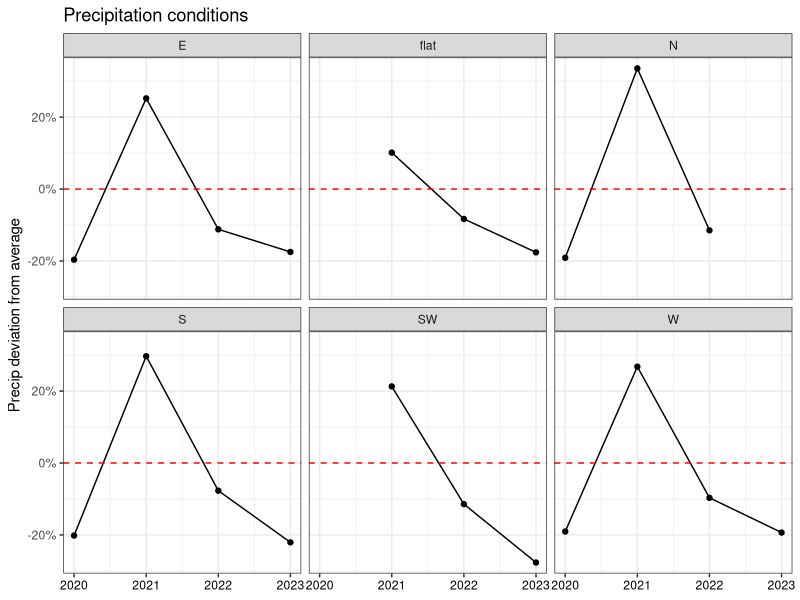
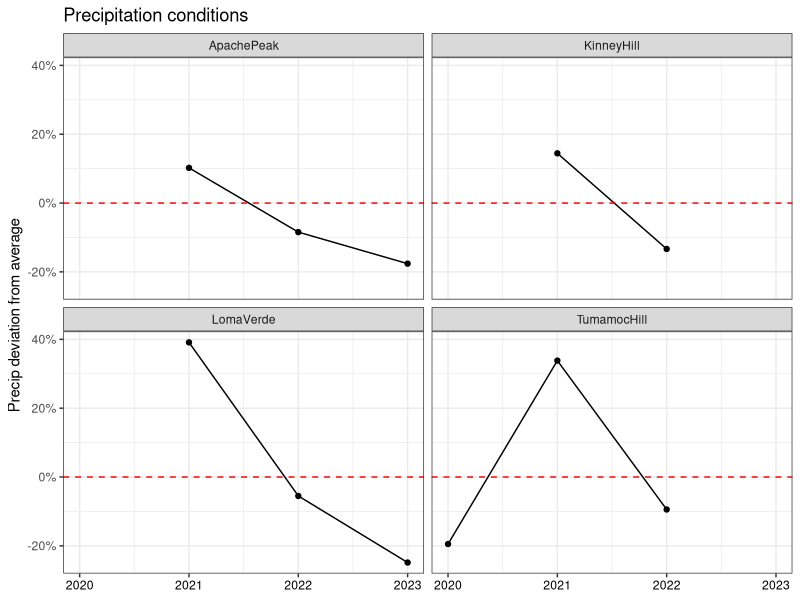
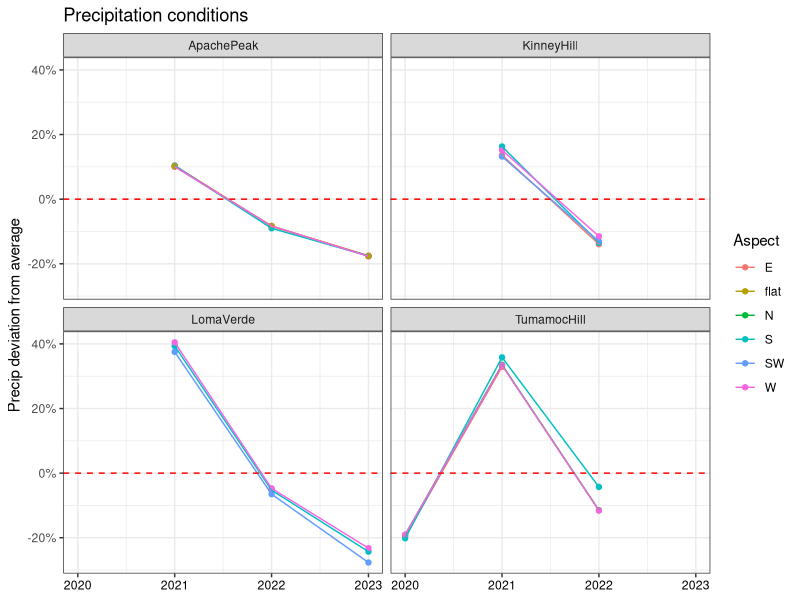
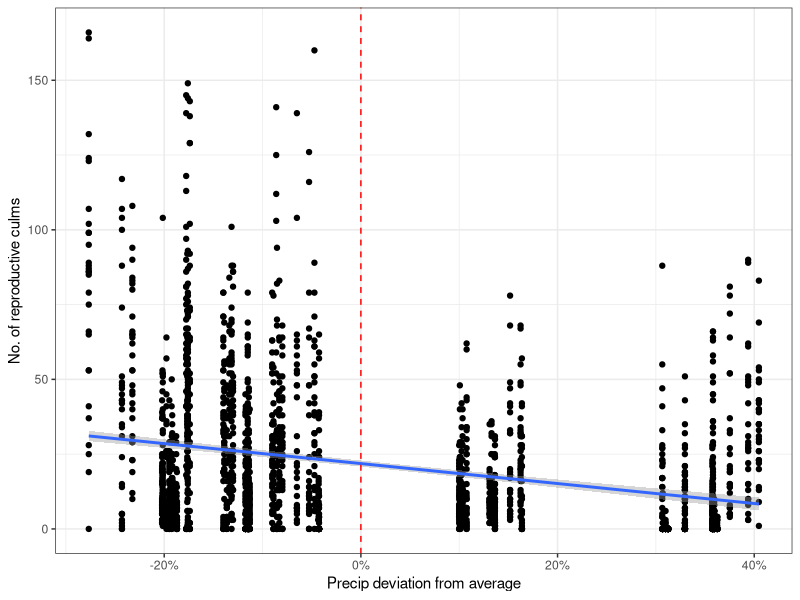
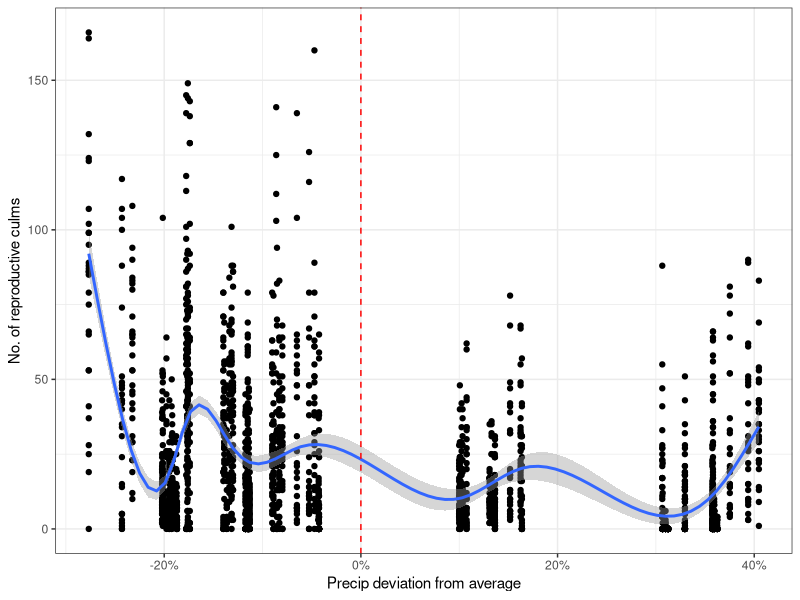
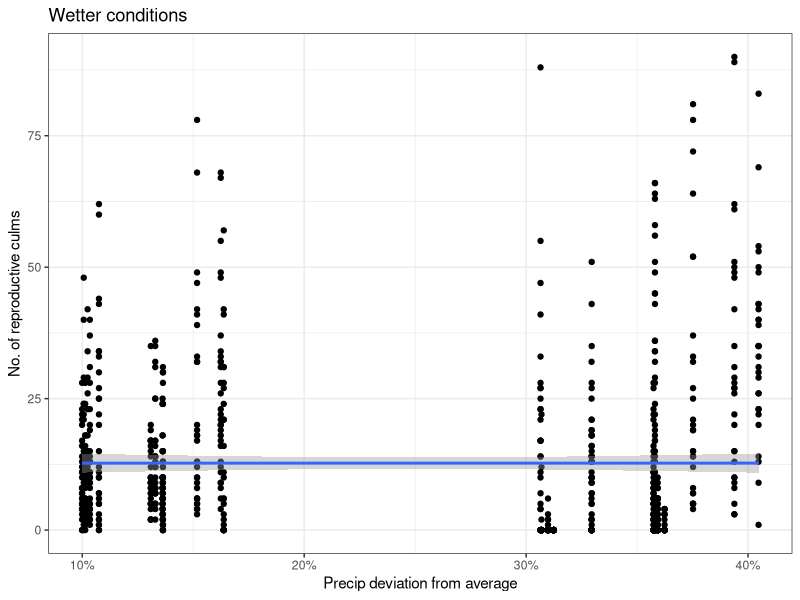
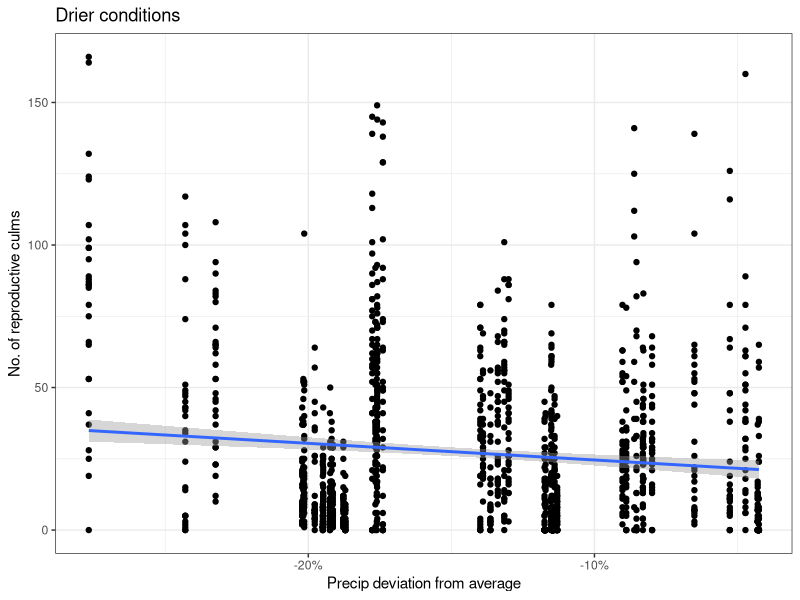
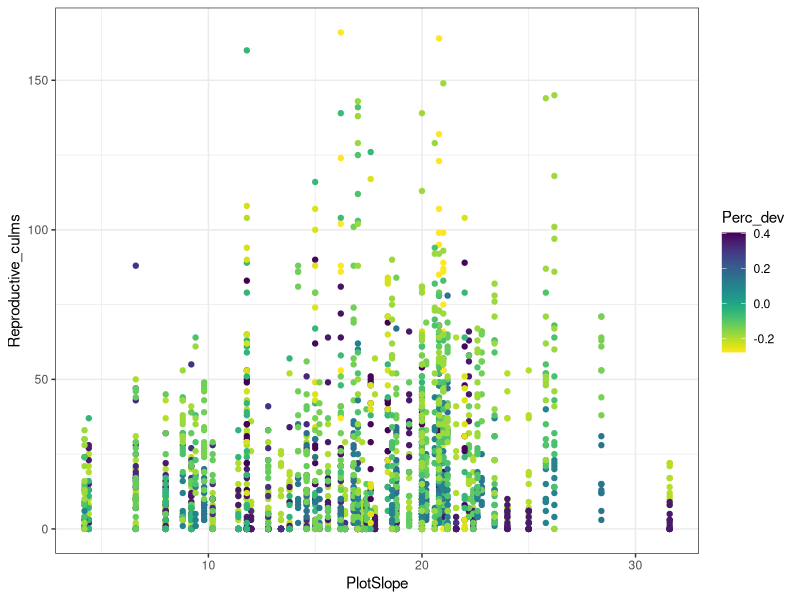

Source code (R) for these figures, in order: (Note: this script raises an error after producing the figures.)
# Created: 2024-09-23
# Updated: 2025-03-24

# Purpose: Graph culm, cover and density response to precip variation.

# Have to use average precip dev to represent each year, because the actual precip dev
#   is slightly different by sampling date.


library(tidyverse)
library(scales)
library(viridis)

# Load data ---------------------------------------------------------------

dat <- read_csv("data/cleaned/04_demography-data_clean.csv")
culm.change <- read_csv("data/cleaned/04_change-in-culm-density-cover_clean.csv")


# Data wrangling ----------------------------------------------------------

# Create df of average and SE to make line graph for culm count
#   By site
culm.avg.site <- dat %>% 
  group_by(Year, StudyYear, Site) %>% 
  summarise(repro_avg = mean(Reproductive_culms),
            repro_se = sd(Reproductive_culms) / sqrt(n()),
            total_avg = mean(Total_Live_Culms),
            total_se = sd(Total_Live_Culms) / sqrt(n()),
            Perc_dev_avg = mean(Perc_dev),
            .groups = "keep")
culm.change.avg.site <- culm.change %>% 
  group_by(Year, StudyYear, Site) %>% 
  summarise(repro_avg = mean(Change_Reproductive_culms),
            repro_se = sd(Change_Reproductive_culms) / sqrt(n()),
            total_avg = mean(Change_Total_Live_Culms),
            total_se = sd(Change_Total_Live_Culms) / sqrt(n()),
            Perc_dev_avg = mean(Perc_dev),
            .groups = "keep")

#   By site and aspect
culm.avg.site.aspect <- dat %>% 
  group_by(Year, StudyYear, Site, Aspect) %>% 
  summarise(repro_avg = mean(Reproductive_culms),
            repro_se = sd(Reproductive_culms) / sqrt(n()),
            total_avg = mean(Total_Live_Culms),
            total_se = sd(Total_Live_Culms) / sqrt(n()),
            Perc_dev_avg = mean(Perc_dev),
            .groups = "keep")
culm.change.avg.site.aspect <- culm.change %>% 
  group_by(Year, StudyYear, Site, Aspect) %>% 
  summarise(repro_avg = mean(Change_Reproductive_culms),
            repro_se = sd(Change_Reproductive_culms) / sqrt(n()),
            total_avg = mean(Change_Total_Live_Culms),
            total_se = sd(Change_Total_Live_Culms) / sqrt(n()),
            Perc_dev_avg = mean(Perc_dev),
            .groups = "keep")

#   By aspect
culm.avg.aspect <- dat %>% 
  group_by(Year, Aspect) %>% 
  summarise(repro_avg = mean(Reproductive_culms),
            repro_se = sd(Reproductive_culms) / sqrt(n()),
            total_avg = mean(Total_Live_Culms),
            total_se = sd(Total_Live_Culms) / sqrt(n()),
            Perc_dev_avg = mean(Perc_dev),
            .groups = "keep")
culm.change.avg.aspect <- culm.change %>% 
  group_by(Year, Aspect) %>% 
  summarise(repro_avg = mean(Change_Reproductive_culms),
            repro_se = sd(Change_Reproductive_culms) / sqrt(n()),
            total_avg = mean(Change_Total_Live_Culms),
            total_se = sd(Change_Total_Live_Culms) / sqrt(n()),
            Perc_dev_avg = mean(Perc_dev),
            .groups = "keep")


# Separate out plot-level data
dat.plot <- dat %>% 
  select(-Plant_ID, -Vegetative_culms, -Reproductive_culms, -Total_Live_Culms, -Longestleaflength_cm) %>% 
  distinct(.keep_all = TRUE)

plot.change <- culm.change %>% 
  select(-Plant_ID, -Vegetative_culms, -Reproductive_culms, -Total_Live_Culms, -Longestleaflength_cm,
         -Change_Reproductive_culms, -Change_Total_Live_Culms) %>% 
  distinct(.keep_all = TRUE)
  

# Create df of average and SE to make line graph for density & cover
#   By site
plot.avg.site <- dat.plot %>% 
  group_by(Year, StudyYear, Site) %>% 
  summarise(bgden_avg = mean(BGDensity),
            bgden_se = sd(BGDensity) / sqrt(n()),
            bgcov_avg = mean(BGCover),
            bgcov_se   = sd(BGCover) / sqrt(n()),
            shrub_avg = mean(ShrubCover),
            shrub_se = sd(ShrubCover) / sqrt(n()),
            forb_avg = mean(ForbCover),
            forb_se = sd(ForbCover) / sqrt(n()),
            ng_avg = mean(NGCover),
            ng_se = sd(NGCover) / sqrt(n()),
            Perc_dev_avg = mean(Perc_dev),
            .groups = "keep")
plot.change.avg.site <- plot.change %>% 
  group_by(Year, StudyYear, Site) %>% 
  summarise(bgden_avg = mean(Change_BGDensity),
            bgden_se = sd(Change_BGDensity) / sqrt(n()),
            bgcov_avg = mean(Change_BGCover),
            bgcov_se   = sd(Change_BGCover) / sqrt(n()),
            shrub_avg = mean(Change_ShrubCover),
            shrub_se = sd(Change_ShrubCover) / sqrt(n()),
            forb_avg = mean(Change_ForbCover),
            forb_se = sd(Change_ForbCover) / sqrt(n()),
            ng_avg = mean(Change_NGCover),
            ng_se = sd(Change_NGCover) / sqrt(n()),
            Perc_dev_avg = mean(Perc_dev),
            .groups = "keep")

#   By aspect
plot.avg.aspect <- dat.plot %>% 
  group_by(Year, Aspect) %>% 
  summarise(bgden_avg = mean(BGDensity),
            bgden_se = sd(BGDensity) / sqrt(n()),
            bgcov_avg = mean(BGCover),
            bgcov_se   = sd(BGCover) / sqrt(n()),
            shrub_avg = mean(ShrubCover),
            shrub_se = sd(ShrubCover) / sqrt(n()),
            forb_avg = mean(ForbCover),
            forb_se = sd(ForbCover) / sqrt(n()),
            ng_avg = mean(NGCover),
            ng_se = sd(NGCover) / sqrt(n()),
            Perc_dev_avg = mean(Perc_dev),
            .groups = "keep")
plot.change.avg.aspect <- plot.change %>% 
  group_by(Year, Aspect) %>% 
  summarise(bgden_avg = mean(Change_BGDensity),
            bgden_se = sd(Change_BGDensity) / sqrt(n()),
            bgcov_avg = mean(Change_BGCover),
            bgcov_se   = sd(Change_BGCover) / sqrt(n()),
            shrub_avg = mean(Change_ShrubCover),
            shrub_se = sd(Change_ShrubCover) / sqrt(n()),
            forb_avg = mean(Change_ForbCover),
            forb_se = sd(Change_ForbCover) / sqrt(n()),
            ng_avg = mean(Change_NGCover),
            ng_se = sd(Change_NGCover) / sqrt(n()),
            Perc_dev_avg = mean(Perc_dev),
            .groups = "keep")

#   By site and aspect
plot.avg.site.aspect <- dat.plot %>% 
  group_by(Year, StudyYear, Site, Aspect) %>% 
  summarise(bgden_avg = mean(BGDensity),
            bgden_se = sd(BGDensity) / sqrt(n()),
            bgcov_avg = mean(BGCover),
            bgcov_se   = sd(BGCover) / sqrt(n()),
            shrub_avg = mean(ShrubCover),
            shrub_se = sd(ShrubCover) / sqrt(n()),
            forb_avg = mean(ForbCover),
            forb_se = sd(ForbCover) / sqrt(n()),
            ng_avg = mean(NGCover),
            ng_se = sd(NGCover) / sqrt(n()),
            Perc_dev_avg = mean(Perc_dev),
            .groups = "keep")
plot.change.avg.site.aspect <- plot.change %>% 
  group_by(Year, StudyYear, Site, Aspect) %>% 
  summarise(bgden_avg = mean(Change_BGDensity),
            bgden_se = sd(Change_BGDensity) / sqrt(n()),
            bgcov_avg = mean(Change_BGCover),
            bgcov_se   = sd(Change_BGCover) / sqrt(n()),
            shrub_avg = mean(Change_ShrubCover),
            shrub_se = sd(Change_ShrubCover) / sqrt(n()),
            forb_avg = mean(Change_ForbCover),
            forb_se = sd(Change_ForbCover) / sqrt(n()),
            ng_avg = mean(Change_NGCover),
            ng_se = sd(Change_NGCover) / sqrt(n()),
            Perc_dev_avg = mean(Perc_dev),
            .groups = "keep")



# Aspects at each site ----------------------------------------------------

dat %>% 
  filter(Site == "ApachePeak") %>% 
  count(Aspect) # E, S, W, flat
dat %>% 
  filter(Site == "KinneyHill") %>% 
  count(Aspect) # E, S, SW, W
dat %>% 
  filter(Site == "LomaVerde") %>% 
  count(Aspect) # S, SW, W
dat %>% 
  filter(Site == "TumamocHill") %>% 
  count(Aspect) # E, N, S, W



# Precip deviation --------------------------------------------------------

# By aspect
precip.dev.aspect <- plot.avg.aspect %>% 
  ggplot(aes(x = Year, y = Perc_dev_avg)) +
  geom_point() +
  geom_line() +
  facet_wrap(~Aspect) +
  ggtitle("Precipitation conditions") +
  xlab(NULL) +
  ylab("Precip deviation from average") +
  theme_bw() +
  scale_y_continuous(labels = percent) +
  geom_hline(yintercept = 0,
             linetype = "dashed",
             color = "red") +
  theme(axis.text.x = element_text(color = "black"))
precip.dev.aspect

# By site
precip.dev.site <- plot.avg.site %>% 
  ggplot(aes(x = Year, y = Perc_dev_avg)) +
  geom_point() +
  geom_line() +
  facet_wrap(~Site) +
  ggtitle("Precipitation conditions") +
  xlab(NULL) +
  ylab("Precip deviation from average") +
  theme_bw() +
  scale_y_continuous(labels = percent) +
  geom_hline(yintercept = 0,
             linetype = "dashed",
             color = "red") +
  theme(axis.text.x = element_text(color = "black"))
precip.dev.site

# By site and aspect
plot.avg.site.aspect %>% 
  ggplot(aes(x = Year, y = Perc_dev_avg, color = Aspect)) +
  geom_point() +
  geom_line() +
  facet_wrap(~Site) +
  ggtitle("Precipitation conditions") +
  xlab(NULL) +
  ylab("Precip deviation from average") +
  theme_bw() +
  scale_y_continuous(labels = percent) +
  geom_hline(yintercept = 0,
             linetype = "dashed",
             color = "red") +
  theme(axis.text.x = element_text(color = "black"))



# Reproductive culms ------------------------------------------------------

## Repro: All combined ----------------------------------------------------

# Repro: Linear regression by Perc_dev
repro.all.lm <- dat %>% 
  ggplot(aes(x = Perc_dev, y = Reproductive_culms)) +
  geom_point() +
  geom_smooth(method = "lm") +
  theme_bw() +
  scale_x_continuous(labels = percent) +
  geom_vline(xintercept = 0,
             linetype = "dashed",
             color = "red") +
  xlab("Precip deviation from average") +
  ylab("No. of reproductive culms")
repro.all.lm

# Repro: geom_smooth() by Perc_dev
dat %>% 
  ggplot(aes(x = Perc_dev, y = Reproductive_culms)) +
  geom_point() +
  geom_smooth() +
  theme_bw() +
  scale_x_continuous(labels = percent) +
  geom_vline(xintercept = 0,
             linetype = "dashed",
             color = "red")  +
  xlab("Precip deviation from average") +
  ylab("No. of reproductive culms")

# Repro: Wetter/drier divided, linear regression by Perc_dev
dat %>% 
  filter(Perc_dev > 0) %>% 
  ggplot(aes(x = Perc_dev, y = Reproductive_culms)) +
  geom_point() +
  geom_smooth(method = "lm") +
  theme_bw() +
  scale_x_continuous(labels = percent) +
  ggtitle("Wetter conditions") +
  xlab("Precip deviation from average") +
  ylab("No. of reproductive culms")
dat %>% 
  filter(Perc_dev < 0) %>% 
  ggplot(aes(x = Perc_dev, y = Reproductive_culms)) +
  geom_point() +
  geom_smooth(method = "lm") +
  theme_bw() +
  scale_x_continuous(labels = percent) +
  ggtitle("Drier conditions") +
  xlab("Precip deviation from average") +
  ylab("No. of reproductive culms")


# Repro: scatterplot Plot slope and Perc_dev
dat %>% 
  ggplot(aes(x = PlotSlope, y = Reproductive_culms, color = Perc_dev)) +
  geom_point() +
  theme_bw() +
  scale_color_viridis(option = "viridis", direction = -1)


# Repro: linear regression with buffelgrass density
dat %>% 
  ggplot(aes(x = BGDensity, y = Reproductive_culms)) +
  geom_point() +
  geom_smooth(method = "lm") +
  theme_bw()



## Repro: By aspect -------------------------------------------------------

# Repro: Aspect, all conditions (boxplot)
dat %>% 
  ggplot(aes(x = Aspect, y = Reproductive_culms)) +
  geom_boxplot() +
  theme_bw()

# Repro: Aspect by Year (boxplot, all obs)
dat %>% 
  mutate(Year = as.character(Year)) %>% 
  ggplot(aes(x = Year, y = Reproductive_culms)) +
  geom_boxplot() +
  facet_wrap(~Aspect) +
  theme_bw()

# Repro: Aspect by Perc_dev (scatterplot, all obs)
dat %>% 
  ggplot(aes(x = Perc_dev, y = Reproductive_culms)) +
  geom_point() +
  scale_x_continuous(labels = scales::percent) +
  geom_vline(xintercept = 0, linetype = "dashed") +
  facet_wrap(~Aspect) +
  theme_bw() 

# Repro: Aspect by Perc_dev (linear regression, all obs)
repro.all.aspect.lm <- dat %>% 
  ggplot(aes(x = Perc_dev, y = Reproductive_culms)) +
  geom_point() +
  geom_smooth(method = "lm") +
  scale_x_continuous(labels = scales::percent) +
  geom_vline(xintercept = 0, linetype = "dashed") +
  facet_wrap(~Aspect) +
  theme_bw() +
  xlab("Precip deviation from average") +
  ylab("No. of reproductive culms")
repro.all.aspect.lm

# Repro: Aspect by Year (line graph, average)
culm.avg.aspect %>% 
  ggplot(aes(x = Year, y = repro_avg, color = Aspect)) +
  geom_point() +
  geom_line() +
  theme_bw() +
  facet_wrap(~Aspect)

# Repro: Aspect by Perc_dev (line graph, average)
repro.aspect.avg <- culm.avg.aspect %>% 
  ggplot(aes(x = Perc_dev_avg, y = repro_avg)) +
  geom_point() +
  geom_line() +
  geom_errorbar(aes(ymin = repro_avg - repro_se, ymax = repro_avg + repro_se)) +
  geom_vline(xintercept = 0, linetype = "dashed") +
  theme_bw() +
  scale_x_continuous(labels = scales::percent) +
  xlab("Precip deviation from average") +
  ylab("No. of reproductive culms") +
  facet_wrap(~Aspect) +
  theme(legend.position = "none")
repro.aspect.avg


# Repro: Aspect by Prev_year_precip (linear regression, all obs)
repro.all.aspect.prevprecip.lm <- dat %>% 
  ggplot(aes(x = Prev_year_precip, y = Reproductive_culms)) +
  geom_point() +
  geom_smooth(method = "lm") +
  facet_wrap(~Aspect) +
  theme_bw() +
  xlab("Previous year precip (mm)") +
  ylab("No. of reproductive culms")
repro.all.aspect.prevprecip.lm


## Repro: By site ---------------------------------------------------------

# Repro: Site by Year (line graph, average)
culm.avg.site %>% 
  ggplot(aes(x = Year, y = repro_avg, color = Site)) +
  geom_point() +
  geom_line() +
  theme_bw()

# Repro: Site by Perc_dev (line graph, average)
repro.site.avg <- culm.avg.site %>% 
  ggplot(aes(x = Perc_dev_avg, y = repro_avg, color = Site)) +
  geom_point() +
  geom_line() +
  geom_errorbar(aes(ymin = repro_avg - repro_se, ymax = repro_avg + repro_se)) +
  geom_vline(xintercept = 0, linetype = "dashed") +
  theme_bw() +
  scale_x_continuous(labels = scales::percent) +
  xlab("Precip deviation from average") +
  ylab("No. of reproductive culms")
repro.site.avg


## Repro: By site and aspect ----------------------------------------------

# Repro: Site and aspect by Year (line graph, average)
culm.avg.site.aspect %>% 
  ggplot(aes(x = Year, y = repro_avg, color = Aspect)) +
  geom_point() +
  geom_line() +
  facet_wrap(~Site) +
  theme_bw()

# Repro: Site and aspect by Perc_dev (line graph, average)
culm.avg.site.aspect %>% 
  ggplot(aes(x = Perc_dev_avg, y = repro_avg, color = Aspect)) +
  geom_point() +
  geom_line() +
  geom_errorbar(aes(ymin = repro_avg - repro_se, ymax = repro_avg + repro_se)) +
  geom_vline(xintercept = 0, linetype = "dashed") +
  theme_bw() +
  facet_wrap(~Site) +
  scale_x_continuous(labels = scales::percent) +
  xlab("Precip deviation from average") +
  ylab("No. of reproductive culms")



# Total culms -------------------------------------------------------------

## Total: All combined ----------------------------------------------------

# Total: Linear regression by Perc_dev
total.all.lm <- dat %>% 
  ggplot(aes(x = Perc_dev, y = Total_Live_Culms)) +
  geom_point() +
  geom_smooth(method = "lm") +
  theme_bw() +
  scale_x_continuous(labels = percent) +
  geom_vline(xintercept = 0,
             linetype = "dashed",
             color = "red") +
  xlab("Precip deviation from average") +
  ylab("Total number of culms")
total.all.lm

# Total: geom_smooth() by Perc_dev
dat %>% 
  ggplot(aes(x = Perc_dev, y = Total_Live_Culms)) +
  geom_point() +
  geom_smooth() +
  theme_bw() +
  scale_x_continuous(labels = percent) +
  geom_vline(xintercept = 0,
             linetype = "dashed",
             color = "red")  +
  xlab("Precip deviation from average") +
  ylab("Total number of culms")

# Total: Wetter/drier divided, linear regression by Perc_dev
dat %>% 
  filter(Perc_dev > 0) %>% 
  ggplot(aes(x = Perc_dev, y = Total_Live_Culms)) +
  geom_point() +
  geom_smooth(method = "lm") +
  theme_bw() +
  scale_x_continuous(labels = percent) +
  ggtitle("Wetter conditions") +
  xlab("Precip deviation from average") +
  ylab("Total number of culms")
dat %>% 
  filter(Perc_dev < 0) %>% 
  ggplot(aes(x = Perc_dev, y = Total_Live_Culms)) +
  geom_point() +
  geom_smooth(method = "lm") +
  theme_bw() +
  scale_x_continuous(labels = percent) +
  ggtitle("Drier conditions") +
  xlab("Precip deviation from average") +
  ylab("Total number of culms")


# Total: scatterplot by Plot slope and Perc_dev
dat %>% 
  ggplot(aes(x = PlotSlope, y = Total_Live_Culms, color = Perc_dev)) +
  geom_point() +
  scale_color_viridis(option = "viridis", direction = -1)

# Total: linear regression with buffelgrass density
dat %>% 
  ggplot(aes(x = BGDensity, y = Total_Live_Culms)) +
  geom_point() +
  geom_smooth(method = "lm") +
  theme_bw()

# Total: linear regression with buffelgrass cover
dat %>% 
  ggplot(aes(x = BGCover, y = Total_Live_Culms)) +
  geom_point() +
  geom_smooth(method = "lm") +
  theme_bw()



## Total: By aspect -------------------------------------------------------

# Total: Aspect by Year (boxplot, all obs)
dat %>% 
  mutate(Year = as.character(Year)) %>% 
  ggplot(aes(x = Year, y = Total_Live_Culms)) +
  geom_boxplot() +
  facet_wrap(~Aspect) +
  theme_bw()

# Total: Aspect by Perc_dev (scatterplot, all obs)
dat %>% 
  ggplot(aes(x = Perc_dev, y = Total_Live_Culms)) +
  geom_point() +
  scale_x_continuous(labels = scales::percent) +
  geom_vline(xintercept = 0, linetype = "dashed") +
  facet_wrap(~Aspect) +
  theme_bw()

# Total: Aspect by Perc_dev (linear regression, all obs)
total.all.aspect.lm <- dat %>% 
  ggplot(aes(x = Perc_dev, y = Total_Live_Culms)) +
  geom_point() +
  geom_smooth(method = "lm") +
  scale_x_continuous(labels = scales::percent) +
  geom_vline(xintercept = 0, linetype = "dashed") +
  facet_wrap(~Aspect) +
  theme_bw() +
  xlab("Precip deviation from average") +
  ylab("Total number of culms")
total.all.aspect.lm

# Total: Aspect by Year (line graph, average)
culm.avg.aspect %>% 
  ggplot(aes(x = Year, y = repro_avg, color = Aspect)) +
  geom_point() +
  geom_line() +
  theme_bw() +
  facet_wrap(~Aspect)

# Total: Aspect by Perc_dev (line graph, average)
total.aspect.avg <- culm.avg.aspect %>% 
  ggplot(aes(x = Perc_dev_avg, y = total_avg)) +
  geom_point() +
  geom_line() +
  geom_errorbar(aes(ymin = total_avg - total_se, ymax = total_avg + total_se)) +
  geom_vline(xintercept = 0, linetype = "dashed") +
  theme_bw() +
  scale_x_continuous(labels = scales::percent) +
  xlab("Precip deviation from average") +
  ylab("Total number of culms") +
  facet_wrap(~Aspect)
total.aspect.avg

# Total: Aspect by Prev_year_precip (linear regression, all obs)
total.all.aspect.prevprecip.lm <- dat %>% 
  ggplot(aes(x = Prev_year_precip, y = Total_Live_Culms)) +
  geom_point() +
  geom_smooth(method = "lm") +
  facet_wrap(~Aspect) +
  theme_bw() +
  xlab("Previous year precip (mm)") +
  ylab("Total number of culms")
total.all.aspect.prevprecip.lm

# Total: Aspect by buffelgrass density (linear regression, all obs)
dat %>% 
  ggplot(aes(x = BGDensity, y = Total_Live_Culms)) +
  geom_point() +
  geom_smooth(method = "lm") +
  theme_bw() +
  facet_wrap(~Aspect)

# Total: Aspect by buffelgrass cover (linear regression, all obs)
dat %>% 
  ggplot(aes(x = BGCover, y = Total_Live_Culms)) +
  geom_point() +
  geom_smooth(method = "lm") +
  theme_bw() +
  facet_wrap(~Aspect)




## Total: By site ---------------------------------------------------------

# Total: Site by Year (line graph, average)
culm.avg.site %>% 
  ggplot(aes(x = Year, y = total_avg, color = Site)) +
  geom_point() +
  geom_line() +
  theme_bw()

# Total: Site by Perc_dev (line graph, average)
total.site.avg <- culm.avg.site %>% 
  ggplot(aes(x = Perc_dev_avg, y = total_avg, color = Site)) +
  geom_point() +
  geom_line() +
  geom_errorbar(aes(ymin = total_avg - total_se, ymax = total_avg + total_se)) +
  geom_vline(xintercept = 0, linetype = "dashed") +
  theme_bw() +
  scale_x_continuous(labels = scales::percent) +
  xlab("Precip deviation from average") +
  ylab("Total number of culms")
total.site.avg



## Total: By site and aspect ----------------------------------------------

# Total: Site and aspect by Year (line graph)
culm.avg.site.aspect %>% 
  ggplot(aes(x = Year, y = total_avg, color = Aspect)) +
  geom_point() +
  geom_line() +
  facet_wrap(~Site) +
  theme_bw()

# Total: Site and aspect by Perc_dev (line graph, average)
culm.avg.site.aspect %>% 
  ggplot(aes(x = Perc_dev_avg, y = total_avg, color = Aspect)) +
  geom_point() +
  geom_line() +
  geom_errorbar(aes(ymin = total_avg - total_se, ymax = total_avg + total_se)) +
  geom_vline(xintercept = 0, linetype = "dashed") +
  theme_bw() +
  facet_wrap(~Site) +
  scale_x_continuous(labels = scales::percent) +
  xlab("Precip deviation from average") +
  ylab("Total number of culms")


# Buffelgrass density -----------------------------------------------------

## BG density: All combined -----------------------------------------------

# BG density: Linear regression by Perc_dev
bgden.all.lm <- dat.plot %>% 
  ggplot(aes(x = Perc_dev, y = BGDensity)) +
  geom_point() +
  geom_smooth(method = "lm") +
  theme_bw() +
  scale_x_continuous(labels = percent) +
  geom_vline(xintercept = 0,
             linetype = "dashed",
             color = "red") +
  labs(x = "Precip deviation from average",
       y = expression(paste("Density (individuals /  ", m^2, ")")),
       title = "Buffelgrass density")
bgden.all.lm

# BG density: geom_smooth() by Perc_dev
dat.plot %>% 
  ggplot(aes(x = Perc_dev, y = BGDensity)) +
  geom_point() +
  geom_smooth() +
  theme_bw() +
  scale_x_continuous(labels = percent) +
  geom_vline(xintercept = 0,
             linetype = "dashed",
             color = "red")  +
  labs(x = "Precip deviation from average",
       y = expression(paste("Density (individuals /  ", m^2, ")")),
       title = "Buffelgrass density")

# BG density: Wetter/drier divided, linear regression by Perc_dev
dat.plot %>% 
  filter(Perc_dev > 0) %>% 
  ggplot(aes(x = Perc_dev, y = BGDensity)) +
  geom_point() +
  geom_smooth(method = "lm") +
  theme_bw() +
  scale_x_continuous(labels = percent) +
  labs(x = "Precip deviation from average",
       y = expression(paste("Density (individuals /  ", m^2, ")")),
       title = "Buffelgrass density in wetter conditions")
dat.plot %>% 
  filter(Perc_dev < 0) %>% 
  ggplot(aes(x = Perc_dev, y = BGDensity)) +
  geom_point() +
  geom_smooth(method = "lm") +
  theme_bw() +
  scale_x_continuous(labels = percent) +
  ggtitle("Drier conditions") +
  labs(x = "Precip deviation from average",
       y = expression(paste("Density (individuals /  ", m^2, ")")),
       title = "Buffelgrass density in drier conditions")

# BG density: scatterplot by Plot slope and Perc_dev
dat.plot %>% 
  ggplot(aes(x = PlotSlope, y = BGDensity, color = Perc_dev)) +
  geom_point() +
  theme_bw() +
  scale_color_viridis(option = "viridis", direction = -1)



## BG density: By aspect --------------------------------------------------

# BG density: Aspect by Year (boxplot, all obs)
dat.plot %>% 
  mutate(Year = as.character(Year)) %>% 
  ggplot(aes(x = Year, y = BGDensity)) +
  geom_boxplot() +
  facet_wrap(~Aspect) +
  theme_bw()

# BG density: Aspect by Perc_dev (scatterplot, all obs)
dat.plot %>% 
  ggplot(aes(x = Perc_dev, y = BGDensity)) +
  geom_point() +
  scale_x_continuous(labels = scales::percent) +
  geom_vline(xintercept = 0, linetype = "dashed") +
  facet_wrap(~Aspect) +
  theme_bw()

# BG density: Aspect by Perc_dev (linear regression)
bgden.all.aspect.lm <- dat.plot %>% 
  ggplot(aes(x = Perc_dev, y = BGDensity)) +
  geom_point() +
  geom_smooth(method = "lm") +
  scale_x_continuous(labels = scales::percent) +
  geom_vline(xintercept = 0, linetype = "dashed") +
  facet_wrap(~Aspect) +
  theme_bw() +
  labs(x = "Precip deviation from average",
       y = expression(paste("Density (individuals /  ", m^2, ")")),
       title = "Buffelgrass density")
bgden.all.aspect.lm

# BG density: Aspect by Year (line graph, average)
plot.avg.aspect %>% 
  ggplot(aes(x = Year, y = bgden_avg, color = Aspect)) +
  geom_point() +
  geom_line() +
  theme_bw() +
  facet_wrap(~Aspect)

# BG density: Aspect by Perc_dev (line graph, average)
bgden.aspect.avg <- plot.avg.aspect %>% 
  ggplot(aes(x = Perc_dev_avg, y = bgden_avg)) +
  geom_point() +
  geom_line() +
  geom_errorbar(aes(ymin = bgden_avg - bgden_se, ymax = bgden_avg + bgden_se)) +
  geom_vline(xintercept = 0, linetype = "dashed") +
  theme_bw() +
  scale_x_continuous(labels = scales::percent) +
  labs(x = "Precip deviation from average",
       y = expression(paste("Density (individuals /  ", m^2, ")"))) +
  facet_wrap(~Aspect) 
bgden.aspect.avg

# BG density: Aspect by Prev_year_precip (linear regression, all obs)
bgden.all.aspect.prevprecip.lm <- dat.plot %>% 
  ggplot(aes(x = Prev_year_precip, y = BGDensity)) +
  geom_point() +
  geom_smooth(method = "lm") +
  facet_wrap(~Aspect) +
  theme_bw() +
  labs(x = "Previous year precip (mm)",
       y = expression(paste("Density (individuals /  ", m^2, ")")),
       title = "Buffelgrass density") 
bgden.all.aspect.prevprecip.lm



## BG density: By site ----------------------------------------------------

# BG density: Site by Year (line graph, average)
plot.avg.site %>% 
  ggplot(aes(x = Year, y = bgden_avg, color = Site)) +
  geom_point() +
  geom_line() +
  theme_bw()

# BG density: Site by Perc_dev (line graph, average)
bgden.site.avg <- plot.avg.site %>% 
  ggplot(aes(x = Perc_dev_avg, y = bgden_avg, color = Site)) +
  geom_point() +
  geom_line() +
  geom_errorbar(aes(ymin = bgden_avg - bgden_se, ymax = bgden_avg + bgden_se)) +
  geom_vline(xintercept = 0, linetype = "dashed") +
  theme_bw() +
  scale_x_continuous(labels = scales::percent) +
  labs(x = "Precip deviation from average",
       y = expression(paste("Density (individuals /  ", m^2, ")")),
       title = "Buffelgrass density") 
bgden.site.avg

# BG density: Site by Perc_dev (linear regression)
dat.plot %>% 
  ggplot(aes(x = Perc_dev, y = BGDensity)) +
  geom_point() +
  geom_smooth(method = "lm") +
  scale_x_continuous(labels = scales::percent) +
  geom_vline(xintercept = 0, linetype = "dashed") +
  facet_wrap(~Site) +
  theme_bw()


## BG density: By site and aspect -----------------------------------------

# BG density: Site and aspect by Year (line graph, average)
plot.avg.site.aspect %>% 
  ggplot(aes(x = Year, y = bgden_avg, color = Aspect)) +
  geom_point() +
  geom_line() +
  facet_wrap(~Site) +
  theme_bw()

# BG density: Site and aspect by Perc_dev (line graph, average)
plot.avg.site.aspect %>% 
  ggplot(aes(x = Perc_dev_avg, y = bgden_avg, color = Aspect)) +
  geom_point() +
  geom_line() +
  geom_errorbar(aes(ymin = bgden_avg - bgden_se, ymax = bgden_avg + bgden_se)) +
  geom_vline(xintercept = 0, linetype = "dashed") +
  theme_bw() +
  facet_wrap(~Site) +
  scale_x_continuous(labels = scales::percent) +
  labs(x = "Precip deviation from average",
       y = expression(paste("Density (individuals /  ", m^2, ")")),
       title = "Buffelgrass density") 



# Buffelgrass cover -------------------------------------------------------

## BG cover: All combined -------------------------------------------------

# BG cover: Linear regression by Perc_dev
bgcov.all.lm <- dat.plot %>% 
  ggplot(aes(x = Perc_dev, y = BGCover)) +
  geom_point() +
  geom_smooth(method = "lm") +
  theme_bw() +
  scale_x_continuous(labels = percent) +
  geom_vline(xintercept = 0,
             linetype = "dashed",
             color = "red") +
  labs(x = "Precip deviation from average",
       y = "Cover (%)",
       title = "Buffelgrass cover")
bgcov.all.lm

# BG cover: geom_smooth() by Perc_dev
dat.plot %>% 
  ggplot(aes(x = Perc_dev, y = BGCover)) +
  geom_point() +
  geom_smooth() +
  theme_bw() +
  scale_x_continuous(labels = percent) +
  geom_vline(xintercept = 0,
             linetype = "dashed",
             color = "red") +
  labs(x = "Precip deviation from average",
       y = "Cover (%)",
       title = "Buffelgrass cover")

# BG cover: scatterplot by Plot slope and Perc_dev
dat.plot %>% 
  ggplot(aes(x = PlotSlope, y = BGCover, color = Perc_dev)) +
  geom_point() +
  theme_bw() +
  scale_color_viridis(option = "viridis", direction = -1)



## BG cover: By aspect ----------------------------------------------------

# BG cover: Aspect by Year (boxplot, all obs)
dat.plot %>% 
  mutate(Year = as.character(Year)) %>% 
  ggplot(aes(x = Year, y = BGCover)) +
  geom_boxplot() +
  facet_wrap(~Aspect) +
  theme_bw()

# BG cover: Aspect by Perc_dev (scatterplot, all obs)
dat.plot %>% 
  ggplot(aes(x = Perc_dev, y = BGCover)) +
  geom_point() +
  scale_x_continuous(labels = scales::percent) +
  geom_vline(xintercept = 0, linetype = "dashed") +
  facet_wrap(~Aspect) +
  theme_bw() 

# BG cover: Aspect by Perc_dev (linear regression)
bgcov.all.aspect.lm <- dat.plot %>% 
  ggplot(aes(x = Perc_dev, y = BGCover)) +
  geom_point() +
  geom_smooth(method = "lm") +
  scale_x_continuous(labels = scales::percent) +
  geom_vline(xintercept = 0, linetype = "dashed") +
  facet_wrap(~Aspect) +
  theme_bw() +
  labs(x = "Precip deviation from average",
       y = "Cover (%)",
       title = "Buffelgrass cover")
bgcov.all.aspect.lm

# BG cover: Aspect by Year (line graph, average)
plot.avg.aspect %>% 
  ggplot(aes(x = Year, y = bgcov_avg, color = Aspect)) +
  geom_point() +
  geom_line() +
  theme_bw() +
  facet_wrap(~Aspect) +
  theme(legend.position = "none")

# BG cover: Aspect by Perc_dev (line graph, average)
plot.avg.aspect %>% 
  ggplot(aes(x = Perc_dev_avg, y = bgcov_avg, color = Aspect)) +
  geom_point() +
  geom_line() +
  geom_errorbar(aes(ymin = bgcov_avg - bgcov_se, ymax = bgcov_avg + bgcov_se)) +
  geom_vline(xintercept = 0, linetype = "dashed") +
  theme_bw() +
  scale_x_continuous(labels = scales::percent) +
  labs(x = "Precip deviation from average",
       y = expression(paste("Density (individuals /  ", m^2, ")"))) +
  facet_wrap(~Aspect) +
  theme(legend.position = "none")

# BG cover: Aspect by Perc_dev (linear regression)
dat.plot %>% 
  ggplot(aes(x = Perc_dev, y = BGCover)) +
  geom_point() +
  geom_smooth(method = "lm") +
  scale_x_continuous(labels = scales::percent) +
  geom_vline(xintercept = 0, linetype = "dashed") +
  facet_wrap(~Aspect) +
  theme_bw()

# BG cover: Aspect by Prev_year_precip (linear regression, all obs)
bgcov.all.aspect.prevprecip.lm <- dat.plot %>% 
  ggplot(aes(x = Prev_year_precip, y = BGCover)) +
  geom_point() +
  geom_smooth(method = "lm") +
  facet_wrap(~Aspect) +
  theme_bw() +
  labs(x = "Previous year precip (mm)",
       y = "Cover (%)",
       title = "Buffelgrass cover") 
bgcov.all.aspect.prevprecip.lm


## BG cover: By site ------------------------------------------------------

# BG cover: Site by Year (line graph, average)
plot.avg.site %>% 
  ggplot(aes(x = Year, y = bgcov_avg, color = Site)) +
  geom_point() +
  geom_line() +
  theme_bw()

# BG cover: Site by Perc_dev (line graph, average)
bgcov.site.avg <- plot.avg.site %>% 
  ggplot(aes(x = Perc_dev_avg, y = bgcov_avg, color = Site)) +
  geom_point() +
  geom_line() +
  geom_errorbar(aes(ymin = bgcov_avg - bgcov_se, ymax = bgcov_avg + bgcov_se)) +
  geom_vline(xintercept = 0, linetype = "dashed") +
  theme_bw() +
  scale_x_continuous(labels = scales::percent) +
  xlab("Precip deviation from average") +
  ylab("Buffelgrass cover (%)")
bgcov.site.avg



## BG cover: By site and aspect -------------------------------------------

# BG cover: Site and aspect by Year (line graph, average)
plot.avg.site.aspect %>% 
  ggplot(aes(x = Year, y = bgcov_avg, color = Aspect)) +
  geom_point() +
  geom_line() +
  facet_wrap(~Site) +
  theme_bw()

# BG cover: Site and aspect by Perc_dev (line graph, average)
plot.avg.site.aspect %>% 
  ggplot(aes(x = Perc_dev_avg, y = bgcov_avg, color = Aspect)) +
  geom_point() +
  geom_line() +
  geom_errorbar(aes(ymin = bgcov_avg - bgcov_se, ymax = bgcov_avg + bgcov_se)) +
  geom_vline(xintercept = 0, linetype = "dashed") +
  theme_bw() +
  facet_wrap(~Site) +
  scale_x_continuous(labels = scales::percent) +
  xlab("Precip deviation from average") +
  ylab("Buffelgrass cover (%)")    



# BG density & cover ------------------------------------------------------

# All combined
dat.plot %>% 
  ggplot(aes(x = BGCover, y = BGDensity)) +
  geom_point() +
  geom_smooth(method = "lm") +
  theme_bw() +
  labs(x = "Cover (%)",
       y = expression(paste("Density (individuals /  ", m^2, ")")),
       title = "Buffelgrass density & cover") 

# By aspect
dat.plot %>% 
  ggplot(aes(x = BGCover, y = BGDensity)) +
  geom_point() +
  geom_smooth(method = "lm") +
  theme_bw() +
  facet_wrap(~Aspect) +
  labs(x = "Cover (%)",
       y = expression(paste("Density (individuals /  ", m^2, ")")),
       title = "Buffelgrass density & cover") 


# Shrub cover -------------------------------------------------------------

## Shrub cover: All combined ----------------------------------------------

# Shrub cover: linear regression by Perc_dev 
dat %>% 
  ggplot(aes(x = Perc_dev, y = ShrubCover)) +
  geom_point() +
  geom_smooth(method = "lm") +
  theme_bw() +
  geom_vline(xintercept = 0, linetype = "dashed") +
  scale_x_continuous(labels = scales::percent) +
  xlab("Precip deviation from average") +
  ylab("Shrub cover (%)")

# Shrub cover: linear regression by Prev_year_precip 
dat %>% 
  ggplot(aes(x = Prev_year_precip, y = ShrubCover)) +
  geom_point() +
  geom_smooth(method = "lm") +
  theme_bw() +
  xlab("Prev year precip (mm)") +
  ylab("Shrub cover (%)")



## Shrub cover: By aspect -------------------------------------------------

# Shrub cover: Aspect by Perc_dev (linear regression, all obs)
dat %>% 
  ggplot(aes(x = Perc_dev, y = ShrubCover)) +
  geom_point() +
  geom_smooth(method = "lm") +
  theme_bw() +
  facet_wrap(~Aspect) +
  geom_vline(xintercept = 0, linetype = "dashed") +
  scale_x_continuous(labels = scales::percent) +
  xlab("Precip deviation from average") +
  ylab("Shrub cover (%)")

# Shrub cover: Aspect by Prev_year_precip (linear regression, all obs)
dat %>% 
  ggplot(aes(x = Prev_year_precip, y = ShrubCover)) +
  geom_point() +
  geom_smooth(method = "lm") +
  theme_bw() +
  facet_wrap(~Aspect) +
  xlab("Prev year precip (mm)") +
  ylab("Shrub cover (%)")


## Shrub cover: By site ---------------------------------------------------

# Shrub cover: Site by Year (line graph, avg)
plot.avg.site %>% 
  ggplot(aes(x = Year, y = shrub_avg, color = Site)) +
  geom_point() +
  geom_line() +
  theme_bw()

# Shrub cover: Site by Perc_dev (line graph, avg)
plot.avg.site %>% 
  ggplot(aes(x = Perc_dev_avg, y = shrub_avg, color = Site)) +
  geom_point() +
  geom_line() +
  geom_errorbar(aes(ymin = shrub_avg - shrub_se, ymax = shrub_avg + shrub_se)) +
  geom_vline(xintercept = 0, linetype = "dashed") +
  theme_bw() +
  scale_x_continuous(labels = scales::percent) +
  xlab("Precip deviation from average") +
  ylab("Shrub cover (%)")


## Shrub cover: By site and aspect ----------------------------------------

# Shrub cover: Site and aspect by Year (line graph, avg)
plot.avg.site.aspect %>% 
  ggplot(aes(x = Year, y = shrub_avg, color = Aspect)) +
  geom_point() +
  geom_line() +
  facet_wrap(~Site) +
  theme_bw()

# Shrub cover: Site and aspect by Perc_dev (line graph, avg)
plot.avg.site.aspect %>% 
  ggplot(aes(x = Perc_dev_avg, y = shrub_avg, color = Aspect)) +
  geom_point() +
  geom_line() +
  geom_errorbar(aes(ymin = shrub_avg - shrub_se, ymax = shrub_avg + shrub_se)) +
  geom_vline(xintercept = 0, linetype = "dashed") +
  theme_bw() +
  facet_wrap(~Site) +
  scale_x_continuous(labels = scales::percent) +
  xlab("Precip deviation from average") +
  ylab("Shrub cover (%)")    



# Forb cover --------------------------------------------------------------

## Forb cover: All combined -----------------------------------------------

# Forb cover: linear regression by Perc_dev 
dat %>% 
  ggplot(aes(x = Perc_dev, y = ForbCover)) +
  geom_point() +
  geom_smooth(method = "lm") +
  theme_bw() +
  geom_vline(xintercept = 0, linetype = "dashed") +
  scale_x_continuous(labels = scales::percent) +
  xlab("Precip deviation from average") +
  ylab("Forb cover (%)")

# Forb cover: linear regression by Prev_year_precip 
dat %>% 
  ggplot(aes(x = Prev_year_precip, y = ForbCover)) +
  geom_point() +
  geom_smooth(method = "lm") +
  theme_bw() +
  xlab("Prev year precip (mm)") +
  ylab("Forb cover (%)")


## Forb cover: By aspect --------------------------------------------------

# Forb cover: Aspect by Perc_dev (linear regression, all obs)
dat %>% 
  ggplot(aes(x = Perc_dev, y = ForbCover)) +
  geom_point() +
  geom_smooth(method = "lm") +
  theme_bw() +
  facet_wrap(~Aspect) +
  geom_vline(xintercept = 0, linetype = "dashed") +
  scale_x_continuous(labels = scales::percent) +
  xlab("Precip deviation from average") +
  ylab("Forb cover (%)")


# Forb cover: By site -----------------------------------------------------

# Forb cover: Site by Year (line graph, avg)
plot.avg.site %>% 
  ggplot(aes(x = Year, y = forb_avg, color = Site)) +
  geom_point() +
  geom_line() +
  theme_bw()

# Forb cover: Site by Perc_dev (line graph, avg)
plot.avg.site %>% 
  ggplot(aes(x = Perc_dev_avg, y = forb_avg, color = Site)) +
  geom_point() +
  geom_line() +
  geom_errorbar(aes(ymin = forb_avg - forb_se, ymax = forb_avg + forb_se)) +
  geom_vline(xintercept = 0, linetype = "dashed") +
  theme_bw() +
  scale_x_continuous(labels = scales::percent) +
  xlab("Precip deviation from average") +
  ylab("Forb cover (%)")


## Forb cover: By site and aspect -----------------------------------------

# Forb cover: Site and Aspect by Year (line graph, avg)
plot.avg.site.aspect %>% 
  ggplot(aes(x = Year, y = forb_avg, color = Aspect)) +
  geom_point() +
  geom_line() +
  facet_wrap(~Site) +
  theme_bw()

# Forb cover: Site and Aspect by Perc_dev (line graph, avg)
plot.avg.site.aspect %>% 
  ggplot(aes(x = Perc_dev_avg, y = forb_avg, color = Aspect)) +
  geom_point() +
  geom_line() +
  geom_errorbar(aes(ymin = forb_avg - forb_se, ymax = forb_avg + forb_se)) +
  geom_vline(xintercept = 0, linetype = "dashed") +
  theme_bw() +
  facet_wrap(~Site) +
  scale_x_continuous(labels = scales::percent) +
  xlab("Precip deviation from average") +
  ylab("Forb cover (%)")    



# Native grass cover ------------------------------------------------------

## NG cover: All combined -------------------------------------------------

# NG cover: linear regression by Perc_dev 
dat %>% 
  ggplot(aes(x = Perc_dev, y = NGCover)) +
  geom_point() +
  geom_smooth(method = "lm") +
  theme_bw() +
  geom_vline(xintercept = 0, linetype = "dashed") +
  scale_x_continuous(labels = scales::percent) +
  xlab("Precip deviation from average") +
  ylab("Native grass cover (%)")

# NG cover: linear regression by Prev_year_precip 
dat %>% 
  ggplot(aes(x = Prev_year_precip, y = NGCover)) +
  geom_point() +
  geom_smooth(method = "lm") +
  theme_bw() +
  xlab("Prev year precip (mm)") +
  ylab("Native grass cover (%)")


## NG cover: By aspect ----------------------------------------------------

# NG cover: Aspect by Perc_dev (linear regression, all obs)
dat %>% 
  ggplot(aes(x = Perc_dev, y = NGCover)) +
  geom_point() +
  geom_smooth(method = "lm") +
  theme_bw() +
  facet_wrap(~Aspect) +
  geom_vline(xintercept = 0, linetype = "dashed") +
  scale_x_continuous(labels = scales::percent) +
  xlab("Precip deviation from average") +
  ylab("Native grass cover (%)")


## NG cover: By site ------------------------------------------------------

# NG cover: Site by Year (line graph, avg)
plot.avg.site %>% 
  ggplot(aes(x = Year, y = ng_avg, color = Site)) +
  geom_point() +
  geom_line() +
  theme_bw()

# NG cover: Site by Perc_dev (line graph, avg)
plot.avg.site %>% 
  ggplot(aes(x = Perc_dev_avg, y = ng_avg, color = Site)) +
  geom_point() +
  geom_line() +
  geom_errorbar(aes(ymin = ng_avg - ng_se, ymax = ng_avg + ng_se)) +
  geom_vline(xintercept = 0, linetype = "dashed") +
  theme_bw() +
  scale_x_continuous(labels = scales::percent) +
  xlab("Precip deviation from average") +
  ylab("Native grass cover (%)")


## NG cover: By site and aspect -------------------------------------------

# NG cover: Site and aspect by Year (line graph, avg)
plot.avg.site.aspect %>% 
  ggplot(aes(x = Year, y = ng_avg, color = Aspect)) +
  geom_point() +
  geom_line() +
  facet_wrap(~Site) +
  theme_bw()

# NG cover: Site and aspect by Perc_dev (line graph, avg)
plot.avg.site.aspect %>% 
  ggplot(aes(x = Perc_dev_avg, y = ng_avg, color = Aspect)) +
  geom_point() +
  geom_line() +
  geom_errorbar(aes(ymin = ng_avg - ng_se, ymax = ng_avg + ng_se)) +
  geom_vline(xintercept = 0, linetype = "dashed") +
  theme_bw() +
  facet_wrap(~Site) +
  scale_x_continuous(labels = scales::percent) +
  xlab("Precip deviation from average") +
  ylab("Native grass cover (%)")  


# Herb cover (grass & forb) -----------------------------------------------

## Herb cover: All combined -----------------------------------------------

# Herb cover: linear regression by Perc_dev 
dat %>% 
  ggplot(aes(x = Perc_dev, y = HerbCover)) +
  geom_point() +
  geom_smooth(method = "lm") +
  theme_bw() +
  geom_vline(xintercept = 0, linetype = "dashed") +
  scale_x_continuous(labels = scales::percent) +
  xlab("Precip deviation from average") +
  ylab("Herbaceous cover (%)")

# Herb cover: linear regression by Prev_year_precip 
dat %>% 
  ggplot(aes(x = Prev_year_precip, y = HerbCover)) +
  geom_point() +
  geom_smooth(method = "lm") +
  theme_bw() +
  xlab("Prev year precip (mm)") +
  ylab("Herbaceous cover (%)")


## Herb cover: By aspect --------------------------------------------------

# Herb cover: Aspect by Perc_dev (linear regression, all obs)
dat %>% 
  ggplot(aes(x = Perc_dev, y = HerbCover)) +
  geom_point() +
  geom_smooth(method = "lm") +
  theme_bw() +
  facet_wrap(~Aspect) +
  geom_vline(xintercept = 0, linetype = "dashed") +
  scale_x_continuous(labels = scales::percent) +
  xlab("Precip deviation from average") +
  ylab("Herbaceous cover (%)")




# Change in reproductive culms --------------------------------------------

## Repro change: All combined ---------------------------------------------

# Repro change: Linear regression by Prev_year_precip
repro.change.all.lm <- culm.change %>% 
  ggplot(aes(x = Prev_year_precip, y = Change_Reproductive_culms)) +
  geom_point() +
  geom_smooth(method = "lm") +
  theme_bw() +
  xlab("Prev year precip (mm)") +
  ylab("Change in reproductive culm count") +
  geom_hline(yintercept = 0,
             linetype = "dashed",
             color = "red")  
repro.change.all.lm

# Repro change: scatterplot Plot slope and Prev_year_precip
culm.change %>% 
  ggplot(aes(x = PlotSlope, y = Change_Reproductive_culms, color = Prev_year_precip)) +
  geom_point() +
  theme_bw() +
  scale_color_viridis(option = "viridis", direction = -1) +
  geom_hline(yintercept = 0,
             linetype = "dashed",
             color = "red") 


# Repro change: linear regression by buffelgrass density (change)
repro.change.all.bgden.lm <- culm.change %>% 
  ggplot(aes(x = Change_BGDensity, y = Change_Reproductive_culms)) +
  geom_point() +
  geom_smooth(method = "lm") +
  theme_bw() +
  geom_hline(yintercept = 0,
             linetype = "dashed",
             color = "red") +
  geom_vline(xintercept = 0,
             linetype = "dashed",
             color = "red") +
  labs(y = expression(Delta ~ "Reproductive culm count"),
       x = expression(Delta ~ paste("Density (individuals /  ", m^2, ")")),
       title = "Change in reproductive culm count vs. plot density")
repro.change.all.bgden.lm

# Repro change: linear regression by shrub cover (change)
repro.change.all.shrub.lm <- culm.change %>% 
  ggplot(aes(x = Change_ShrubCover, y = Change_Reproductive_culms)) +
  geom_point() +
  geom_smooth(method = "lm") +
  theme_bw() +
  geom_hline(yintercept = 0,
             linetype = "dashed",
             color = "red") +
  geom_vline(xintercept = 0,
             linetype = "dashed",
             color = "red") +
  labs(y = expression(Delta ~ "Reproductive culm count"),
       x = expression(Delta ~ "Native shrub cover (%)"),
       title = "Change in reproductive culm count vs. plot shrub cover")
repro.change.all.shrub.lm

# Repro change: linear regression by herb cover (change)
repro.change.all.herb.lm <- culm.change %>% 
  ggplot(aes(x = Change_HerbCover, y = Change_Reproductive_culms)) +
  geom_point() +
  geom_smooth(method = "lm") +
  theme_bw() +
  geom_hline(yintercept = 0,
             linetype = "dashed",
             color = "red") +
  geom_vline(xintercept = 0,
             linetype = "dashed",
             color = "red") +
  labs(y = expression(Delta ~ "Reproductive culm count"),
       x = expression(Delta ~ "Native grass and forb cover (%)"),
       title = "Change in reproductive culm count vs. plot herb cover")
repro.change.all.herb.lm

# Repro change: scatterplot buffelgrass density (change) and Prev_year_precip
repro.change.bgden.prevprecip <- culm.change %>% 
  ggplot(aes(x = Change_BGDensity, y = Change_Reproductive_culms, color = Prev_year_precip)) +
  geom_point() +
  theme_bw() +
  scale_color_viridis(option = "viridis", direction = -1,
                      name = "Previous year \nprecip (mm)") +
  geom_hline(yintercept = 0,
             linetype = "dashed",
             color = "red") +
  geom_vline(xintercept = 0,
             linetype = "dashed",
             color = "red") +
  labs(y = expression(Delta ~ "Reproductive culm count"),
       x = expression(Delta ~ paste("Density (individuals /  ", m^2, ")")),
       title = "Change in reproductive culm count vs. plot density") 
repro.change.bgden.prevprecip

# Repro change: scatterplot PlotSlope and Prev_year_precip
repro.change.plotslope.prevprecip <- culm.change %>% 
  ggplot(aes(x = PlotSlope, y = Change_Reproductive_culms, color = Prev_year_precip)) +
  geom_point() +
  theme_bw() +
  scale_color_viridis(option = "viridis", direction = -1,
                      name = "Previous year \nprecip (mm)") +
  geom_hline(yintercept = 0,
             linetype = "dashed",
             color = "red") +
  labs(y = expression(Delta ~ "Reproductive culm count"),
       x = "Plot slope (degrees)",
       title = "Change in reproductive culm count vs. plot slope") 
repro.change.plotslope.prevprecip

# Repro change: linear regression with buffelgrass cover (change)
culm.change %>% 
  ggplot(aes(x = Change_BGCover, y = Change_Reproductive_culms)) +
  geom_point() +
  geom_smooth(method = "lm") +
  theme_bw() +
  geom_hline(yintercept = 0,
             linetype = "dashed",
             color = "red") +
  geom_vline(xintercept = 0,
             linetype = "dashed",
             color = "red") 



## Repro change: By aspect ------------------------------------------------

# Repro change: Aspect, all conditions (boxplot)
repro.change.all.aspect <- culm.change %>% 
  ggplot(aes(x = Aspect, y = Change_Reproductive_culms)) +
  geom_boxplot() +
  geom_jitter(alpha = 0.3) +
  theme_bw() +
  labs(title = "Change in reproductive culm count by aspect",
       y = expression(Delta ~ "Reproductive culm count"),
       x = NULL) +
  geom_hline(yintercept = 0,
             linetype = "dashed",
             color = "red")
  
repro.change.all.aspect

# Repro change: Aspect by Prev_year_precip (linear regression, all obs)
repro.change.all.aspect.lm <- culm.change %>% 
  ggplot(aes(x = Prev_year_precip, y = Change_Reproductive_culms)) +
  geom_point() +
  geom_smooth(method = "lm") +
  geom_hline(yintercept = 0, linetype = "dashed") +
  facet_wrap(~Aspect) +
  theme_bw() +
  xlab("Prev year precip (mm)") +
  ylab("Change in reproductive culm count")
repro.change.all.aspect.lm


# Change in total culms ---------------------------------------------------

## Total change: All combined ---------------------------------------------

# Total change: Linear regression by Prev_year_precip
total.change.all.lm <- culm.change %>% 
  ggplot(aes(x = Prev_year_precip, y = Change_Total_Live_Culms)) +
  geom_point() +
  geom_smooth(method = "lm") +
  theme_bw() +
  xlab("Prev year precip (mm)") +
  ylab("Change in total culm count") +
  geom_hline(yintercept = 0,
             linetype = "dashed",
             color = "red")  
total.change.all.lm

# Total change: scatterplot Plot slope and Prev_year_precip
culm.change %>% 
  ggplot(aes(x = PlotSlope, y = Change_Total_Live_Culms, color = Prev_year_precip)) +
  geom_point() +
  theme_bw() +
  scale_color_viridis(option = "viridis", direction = -1) +
  geom_hline(yintercept = 0,
             linetype = "dashed",
             color = "red") 


# Total change: linear regression with buffelgrass density (change)
culm.change %>% 
  ggplot(aes(x = Change_BGDensity, y = Change_Total_Live_Culms)) +
  geom_point() +
  geom_smooth(method = "lm") +
  theme_bw() +
  geom_hline(yintercept = 0,
             linetype = "dashed",
             color = "red") +
  geom_vline(xintercept = 0,
             linetype = "dashed",
             color = "red") 



## Total change: By aspect ------------------------------------------------

# Total change: Aspect, all conditions (boxplot)
culm.change %>% 
  ggplot(aes(x = Aspect, y = Change_Total_Live_Culms)) +
  geom_boxplot() +
  theme_bw()

# Total change: Aspect by Prev_year_precip (linear regression, all obs)
total.change.all.aspect.lm <- culm.change %>% 
  ggplot(aes(x = Prev_year_precip, y = Change_Total_Live_Culms)) +
  geom_point() +
  geom_smooth(method = "lm") +
  geom_hline(yintercept = 0, linetype = "dashed") +
  facet_wrap(~Aspect) +
  theme_bw() +
  xlab("Prev year precip (mm)") +
  ylab("Change in total culm count")
total.change.all.aspect.lm


# Change in buffelgrass density -------------------------------------------

## BG density change: All combined ----------------------------------------

# BG density change: Linear regression by Prev_year_precip
bgden.change.all.lm <- plot.change %>% 
  ggplot(aes(x = Prev_year_precip, y = Change_BGDensity)) +
  geom_point() +
  geom_smooth(method = "lm") +
  theme_bw() +
  geom_hline(yintercept = 0,
             linetype = "dashed",
             color = "red") +
  labs(x = "Prev year precip (mm)",
       y = expression(paste(Delta ~ "Density (individuals /  ", m^2, ")")),
       title = "Change in buffelgrass density")
bgden.change.all.lm


# BG density change: scatterplot by Plot slope and Prev_year_precip
plot.change %>% 
  ggplot(aes(x = PlotSlope, y = Change_BGDensity, color = Prev_year_precip)) +
  geom_point() +
  theme_bw() +
  scale_color_viridis(option = "viridis", direction = -1) +
  geom_hline(yintercept = 0,
             linetype = "dashed")


## BG density change: By aspect -------------------------------------------

# BG density change: Aspect by Prev_year_precip (linear regression, all obs)
bgden.change.all.aspect.lm <- plot.change %>% 
  ggplot(aes(x = Prev_year_precip, y = Change_BGDensity)) +
  geom_point() +
  geom_smooth(method = "lm") +
  theme_bw() +
  geom_hline(yintercept = 0,
             linetype = "dashed",
             color = "red") +
  labs(x = "Prev year precip (mm)",
       y = expression(paste(Delta ~ "Density (individuals /  ", m^2, ")")),
       title = "Change in buffelgrass density") +
  facet_wrap(~Aspect)
bgden.change.all.aspect.lm



# Change in buffelgrass cover ---------------------------------------------

## BG cover change: All combined ------------------------------------------

# BG cover change: Linear regression by Prev_year_precip
bgcov.change.all.lm <- plot.change %>% 
  ggplot(aes(x = Prev_year_precip, y = Change_BGCover)) +
  geom_point() +
  geom_smooth(method = "lm") +
  theme_bw() +
  geom_hline(yintercept = 0,
             linetype = "dashed",
             color = "red") +
  labs(x = "Prev year precip (mm)",
       y = expression(Delta ~ "Cover (%)"),
       title = "Change in buffelgrass cover")
bgcov.change.all.lm


# BG cover change: scatterplot by Plot slope and Prev_year_precip
plot.change %>% 
  ggplot(aes(x = PlotSlope, y = Change_BGDensity, color = Prev_year_precip)) +
  geom_point() +
  theme_bw() +
  scale_color_viridis(option = "viridis", direction = -1) +
  geom_hline(yintercept = 0,
             linetype = "dashed")


# BG cover change: By aspect ----------------------------------------------

# BG cover change: Aspect by Prev_year_precip (linear regression, all obs)
bgcov.change.all.aspect.lm <- plot.change %>% 
  ggplot(aes(x = Prev_year_precip, y = Change_BGCover)) +
  geom_point() +
  geom_smooth(method = "lm") +
  theme_bw() +
  geom_hline(yintercept = 0,
             linetype = "dashed",
             color = "red") +
  labs(x = "Prev year precip (mm)",
       y = expression(Delta ~ "Cover (%)"),
       title = "Change in buffelgrass cover") +
  facet_wrap(~Aspect)
bgcov.change.all.aspect.lm


# Change in shrub cover ---------------------------------------------------

## Shrub cover change: All combined ---------------------------------------

# Shrub cover change: Linear regression by Prev_year_precip
plot.change %>% 
  ggplot(aes(x = Prev_year_precip, y = Change_ShrubCover)) +
  geom_point() +
  geom_smooth(method = "lm") +
  theme_bw() +
  geom_hline(yintercept = 0,
             linetype = "dashed",
             color = "red") +
  labs(x = "Prev year precip (mm)",
       y = expression(Delta ~ "Cover (%)"),
       title = "Change in shrub cover")


## Shrub cover change: By aspect ------------------------------------------

# Shrub cover change: Aspect by Prev_year_precip (linear regression, all obs)
plot.change %>% 
  ggplot(aes(x = Prev_year_precip, y = Change_ShrubCover)) +
  geom_point() +
  geom_smooth(method = "lm") +
  theme_bw() +
  geom_hline(yintercept = 0,
             linetype = "dashed",
             color = "red") +
  labs(x = "Prev year precip (mm)",
       y = expression(Delta ~ "Cover (%)"),
       title = "Change in shrub cover") +
  facet_wrap(~Aspect)




# Change in herb cover ----------------------------------------------------


## Herb cover change: All combined ----------------------------------------

# Herb cover change: Linear regression by Prev_year_precip
plot.change %>% 
  ggplot(aes(x = Prev_year_precip, y = Change_HerbCover)) +
  geom_point() +
  geom_smooth(method = "lm") +
  theme_bw() +
  geom_hline(yintercept = 0,
             linetype = "dashed",
             color = "red") +
  labs(x = "Prev year precip (mm)",
       y = expression(Delta ~ "Cover (%)"),
       title = "Change in herbaceous cover")


## Herb cover change: By aspect -------------------------------------------

# Herb cover change: Aspect by Prev_year_precip (linear regression, all obs)
plot.change %>% 
  ggplot(aes(x = Prev_year_precip, y = Change_HerbCover)) +
  geom_point() +
  geom_smooth(method = "lm") +
  theme_bw() +
  geom_hline(yintercept = 0,
             linetype = "dashed",
             color = "red") +
  labs(x = "Prev year precip (mm)",
       y = expression(Delta ~ "Cover (%)"),
       title = "Change in herbaceous cover") +
  facet_wrap(~Aspect)




# Write out draft figures -------------------------------------------------

## Precipitation deviation ------------------------------------------------

tiff("figures/2025-02_draft-figures/Precip-deviation_site.tiff", units = "in", height = 5, width = 7, res = 150)
precip.dev.site
dev.off()

tiff("figures/2025-02_draft-figures/Precip-deviation_aspect.tiff", units = "in", height = 5, width = 7, res = 150)
precip.dev.aspect
dev.off()


## Raw values -------------------------------------------------------------

### Reproductive culms ----------------------------------------------------

# All observations
tiff("figures/2025-02_draft-figures/Reproductive-culms_precip-dev_all_regression.tiff", 
     units = "in", height = 4, width = 6, res = 150)
repro.all.lm
dev.off()

tiff("figures/2025-02_draft-figures/Reproductive-culms_precip-dev-by-aspect_all_regression.tiff", 
     units = "in", height = 4, width = 6, res = 150)
repro.all.aspect.lm
dev.off()

# Averages
tiff("figures/2025-02_draft-figures/Reproductive-culms_precip-dev-by-aspect_avg.tiff", 
     units = "in", height = 4, width = 6, res = 150)
repro.aspect.avg
dev.off()

tiff("figures/2025-02_draft-figures/Reproductive-culms_precip-dev-by-site_avg.tiff", 
     units = "in", height = 5, width = 6, res = 150)
repro.site.avg
dev.off()


### Total culms -----------------------------------------------------------

# All observations
tiff("figures/2025-02_draft-figures/Total-culms_precip-dev_all_regression.tiff", 
     units = "in", height = 4, width = 6, res = 150)
total.all.lm
dev.off()

tiff("figures/2025-02_draft-figures/Total-culms_precip-dev-by-aspect_all_regression.tiff", 
     units = "in", height = 4, width = 6, res = 150)
total.all.aspect.lm
dev.off()

# Averages
tiff("figures/2025-02_draft-figures/Total-culms_precip-dev-by-aspect_avg.tiff", 
     units = "in", height = 4, width = 6, res = 150)
total.aspect.avg
dev.off()

tiff("figures/2025-02_draft-figures/Total-culms_precip-dev-by-site_avg.tiff", units = "in", height = 5, width = 6, res = 150)
total.site.avg
dev.off()



### Buffelgrass density ---------------------------------------------------

# All observations
tiff("figures/2025-02_draft-figures/BG-density_precip-dev-by-aspect_all_regression.tiff", 
     units = "in", height = 4, width = 6, res = 150)
bgden.all.aspect.lm
dev.off()

# Averages
tiff("figures/2025-02_draft-figures/BG-density_precip-dev-by-aspect_avg.tiff", 
     units = "in", height = 4, width = 6, res = 150)
bgden.aspect.avg
dev.off()

tiff("figures/2025-02_draft-figures/BG-density_precip-dev-by-site_avg.tiff", 
     units = "in", height = 5, width = 6, res = 150)
bgden.site.avg
dev.off()


### Buffelgrass cover -----------------------------------------------------

# All observations
tiff("figures/2025-02_draft-figures/BG-cover_precip-dev-by-aspect_all_regression.tiff", 
     units = "in", height = 4, width = 6, res = 150)
bgcov.all.aspect.lm
dev.off()

# Averages
tiff("figures/2025-02_draft-figures/BG-cover_precip-dev-by-site_avg.tiff", 
     units = "in", height = 5, width = 6, res = 150)
bgcov.site.avg
dev.off()


## Change in value --------------------------------------------------------

### Repro change ----------------------------------------------------------

# Repro change vs. BG density change
tiff("figures/2025-03_draft-figures/Repro-change_by-BG-density-change_regression.tiff",
     units = "in", height = 4, width = 5, res = 150)
repro.change.all.bgden.lm
dev.off()

# Repro change vs. BG density change by Prev_year_precip
tiff("figures/2025-03_draft-figures/Repro-change_by-BG-density-change-and-prev-year-precip.tiff",
     units = "in", height = 4, width = 6, res = 150)
repro.change.bgden.prevprecip
dev.off()

# Repro change vs. PlotSlope by Prev_year_precip
tiff("figures/2025-03_draft-figures/Repro-change_by-plot-slope-and-prev-year-precip.tiff",
     units = "in", height = 4, width = 6, res = 150)
repro.change.plotslope.prevprecip
dev.off()

# Repro change vs. shrub cover
tiff("figures/2025-03_draft-figures/Repro-change_by-shrub-cover_regression.tiff",
     units = "in", height = 4, width = 5, res = 150)
repro.change.all.shrub.lm
dev.off()

# Repro change vs. herb cover
tiff("figures/2025-03_draft-figures/Repro-change_by-herb-cover_regression.tiff",
     units = "in", height = 4, width = 5, res = 150)
repro.change.all.herb.lm
dev.off()

# Repro change by aspect, all conditions
tiff("figures/2025-03_draft-figures/Repro-change_by-aspect_boxplot.tiff",
     units = "in", height = 4, width = 6, res = 150)
repro.change.all.aspect
dev.off()



save.image("RData/05_draft-figs.RData")
